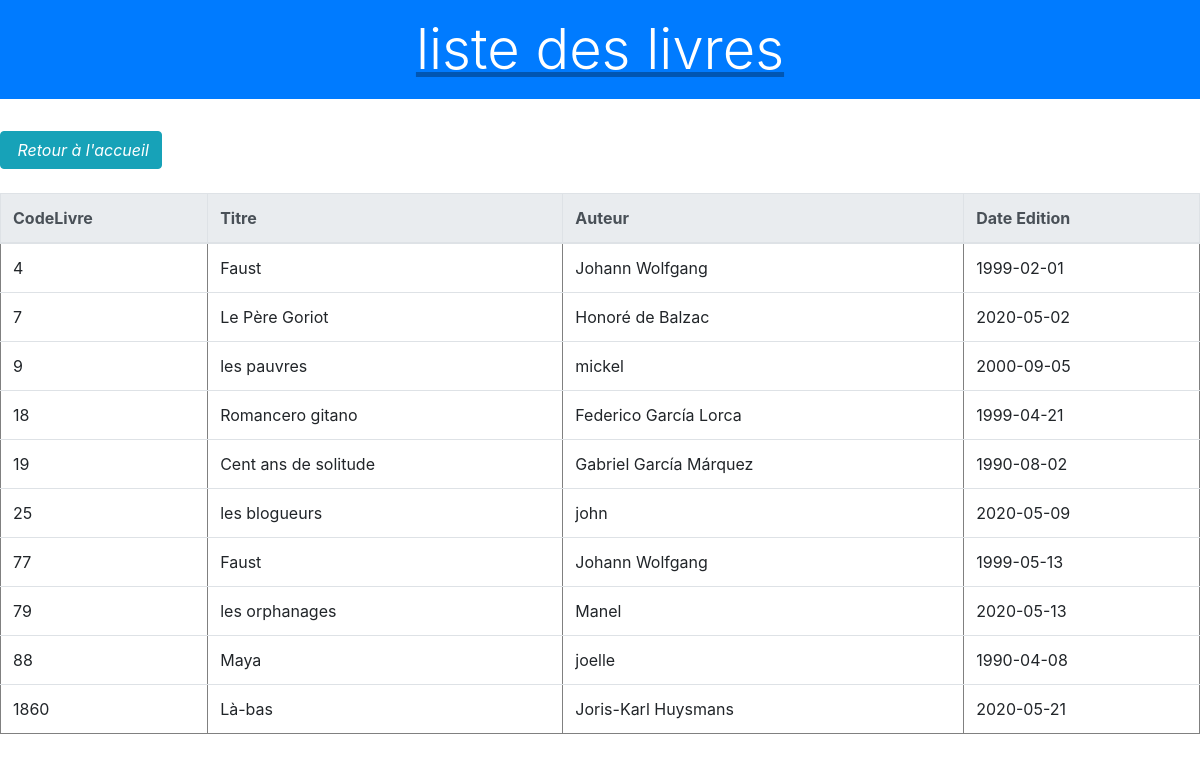
Screenshot of /ListeLivre.php with the database file from the repository.
### tables this page shows
CREATE TABLE `livre` (
  `CodeLivre` int(28) NOT NULL,
  `Titre` varchar(50) NOT NULL,
  `Auteur` varchar(50) NOT NULL,
  `DateEdition` date NOT NULL
);

### ListeLivre.php (the view, shortened to what this page needs)
<!DOCTYPE html>
<html lang="en">
<head>
  <link rel="stylesheet" href="https://stackpath.bootstrapcdn.com/bootstrap/4.1.3/css/bootstrap.min.css">
</head>
<body>
    		<?php
$idcon=mysql_connect("localhost","root","");
$requet="select * from livre";
$res=mysql_query($requet,$idcon);
?><a href="indexLivre.php">
        <p class="display-4 text-center p-3 mb-2 bg-primary text-white" > liste des livres </p>
               <br>
               <a href="indexLivre.php">
              <button type="button" class="btn btn-info">
             <i class="fas fa-home">&nbsp;Retour à l'accueil</i>
             </button>
            </a>
           <br><br>
               <table class="table" border="1" >
          	<thead class="thead-light">
              <tr>
                 <th scope="col"> CodeLivre</th>
                 <th scope="col"> Titre</th>
                 <th scope="col"> Auteur</th>
                 <th scope="col"> Date Edition</th>
            </tr>
         </thead>
         <?php
           while($ligne=mysql_fetch_array($res))
           {
           ?>
       <tr>
           <td><?php echo $ligne[0]; ?></td>
           <td><?php echo $ligne[1]; ?></td>
           <td><?php echo $ligne[2]; ?></td>
           <td><?php echo $ligne[3]; ?></td>
      </tr>
   <?php
    }
    ?>
</table>
</html>

### rows the page displays
livre: CodeLivre "4", Titre "Faust", Auteur "Johann Wolfgang", DateEdition "1999-02-01"
livre: CodeLivre "7", Titre "Le Père Goriot", Auteur "Honoré de Balzac", DateEdition "2020-05-02"
livre: CodeLivre "9", Titre "les pauvres", Auteur "mickel", DateEdition "2000-09-05"
livre: CodeLivre "18", Titre "Romancero gitano", Auteur "Federico García Lorca", DateEdition "1999-04-21"
livre: CodeLivre "19", Titre "Cent ans de solitude", Auteur "Gabriel García Márquez", DateEdition "1990-08-02"
livre: CodeLivre "25", Titre "les blogueurs", Auteur "john", DateEdition "2020-05-09"
livre: CodeLivre "77", Titre "Faust", Auteur "Johann Wolfgang", DateEdition "1999-05-13"
livre: CodeLivre "79", Titre "les orphanages", Auteur "Manel", DateEdition "2020-05-13"
livre: CodeLivre "88", Titre "Maya", Auteur "joelle", DateEdition "1990-04-08"
livre: CodeLivre "1860", Titre "Là-bas", Auteur "Joris-Karl Huysmans", DateEdition "2020-05-21"
